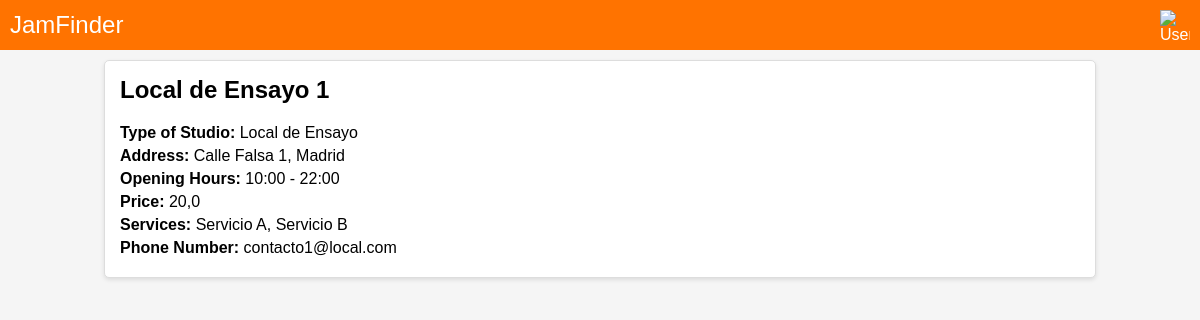
Screenshot of /local/1/ with the database file from the repository.
### locales/models.py (models this page shows, shortened)
class Local(models.Model):
    name = models.CharField(max_length=100)
    type_of_studio = models.CharField(max_length=100)
    address = models.CharField(max_length=200)
    opening_hours = models.CharField(max_length=100, blank=True, null=True)
    price = models.FloatField(blank=True, null=True)
    services = models.CharField(max_length=300, blank=True, null=True)
    phone_number = models.CharField(max_length=100, blank=True, null=True)

### locales/views.py (the view)
# urls.py: path('local/<int:id>/', views.local_detail, name='local_detail'),
def local_detail(request, id):
    local = get_object_or_404(Local, pk=id)
    return render(request, 'locales/local_detail.html', {'local': local})

### locales/templates/locales/local_detail.html (shortened to what this page needs)
{% extends 'locales/base.html' %}
{% block content %}
    <div class="local-detail">
        <div class="local-detail-card">
            <h2>{{ local.name }}</h2>
            <p><strong>Type of Studio:</strong> {{ local.type_of_studio }}</p>
            <p><strong>Address:</strong> {{ local.address }}</p>
            <p><strong>Opening Hours:</strong> {{ local.opening_hours }}</p>
            <p><strong>Price:</strong> {{ local.price }}</p>
            <p><strong>Services:</strong> {{ local.services }}</p>
            <p><strong>Phone Number:</strong> {{ local.phone_number }}</p>
        </div>
    </div>
{% endblock %}

### static/css/styles.css (style rules this page uses)
body { font-family: Arial, sans-serif; background-color: #f5f5f5; margin: 0; padding: 0; }
#locales, .local-detail { display: flex; flex-direction: column; align-items: center; }
.local-card, .local-detail-card { background-color: #fff; border: 1px solid #ddd; border-radius: 5px; padding: 15px; margin: 10px; width: 80%; box-shadow: 0 2px 4px rgba(0, 0, 0, 0.1); }
.local-card h2, .local-detail-card h2 { margin-top: 0; }
.local-card p, .local-detail-card p { margin: 5px 0; }

### rows the page displays
Local: name "Local de Ensayo 1", type_of_studio "Local de Ensayo", address "Calle Falsa 1, Madrid", opening_hours "10:00 - 22:00", price "20,0", services "Servicio A, Servicio B", phone_number "contacto1@local.com"
